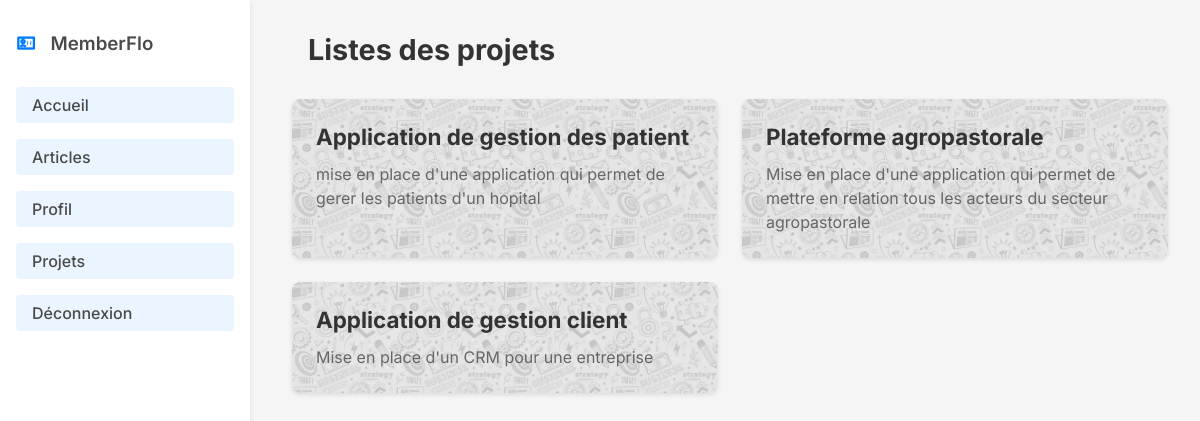
/projet.php (signed in), run on the app's committed database.
### tables this page shows
CREATE TABLE `projets` (
  `id_projet` int NOT NULL,
  `nom_projet` varchar(255) NOT NULL,
  `description` varchar(255) NOT NULL,
  `create_at` date NOT NULL
);

### projet.php (the view, shortened to what this page needs)
<?php
require 'config.php';
if ($_SESSION['role']=='chef'):
    $stmt = $pdo->query("SELECT * FROM projets");
    $projets = $stmt->fetchAll(PDO::FETCH_ASSOC);
else:
    $idt=$_SESSION['user_id'];
    $stmt = $pdo->query("SELECT projets.id_projet, projets.nom_projet, projets.description
        FROM projets
        JOIN tache ON projets.id_projet = tache.id_projet
        JOIN users ON tache.id = users.id
        WHERE users.id = $idt
        GROUP BY projets.id_projet");
    $projets = $stmt->fetchAll(PDO::FETCH_ASSOC);
endif;
include 'squelette.php'
?>
    <main>
        <div class="modif">
             <h1 style="margin-left:1rem;">Listes des projets</h1>
        </div>
        <div id="afficherProjet" class="art">
           <?php foreach($projets as $projet) { ?>
                <a class="art-item" style="cursor: pointer; text-decoration:none; color:black" href="tache.php?id_projet=<?php echo htmlspecialchars($projet['id_projet']); ?>">
                    <h2><?php echo htmlspecialchars($projet['nom_projet']); ?></h2>
                    <p><?php echo htmlspecialchars($projet['description']); ?></p>
                </a>
            <?php } ?>
        </div>
    </main>
</body>
</html>

### squelette.php (shortened to what this page needs)
<!DOCTYPE html>
<html lang="fr">
<head>
    <link rel="stylesheet" href="style.css">
    <link href="https://cdn.jsdelivr.net/npm/remixicon@4.3.0/fonts/remixicon.css" rel="stylesheet" />
    <link rel="stylesheet" href="https://cdnjs.cloudflare.com/ajax/libs/emojione/3.1.0/assets/css/emojione.min.css" />
</head>
<body>
    <header>
        <nav>
            <h3 href="#" class="logo"><i class="ri-pass-pending-line" style="color:#007BFF"></i>MemberFlo</h3>
            <ul>
                <li><a href="index.php">Accueil</a></li>
                <li><a href="articles.php">Articles</a></li>
                <li><a href="profile.php">Profil</a></li>
                <li><a href="projet.php">Projets</a></li>
                <li><a href="logout.php">Déconnexion</a></li>
            </ul>
        </nav>
    </header>

### style.css (style rules this page uses)
* { margin: 0; padding: 0; box-sizing: border-box; }
body { font-family: 'Inter', sans-serif; background-color: #F5F5F5; color: #333; display: flex; }
header { background-color: #FFFFFF; box-shadow: 0 2px 4px rgba(0, 0, 0, 0.1); width: 250px; height: 100vh; position: fixed; display: flex; flex-direction: column; justify-content: space-between; padding: 2rem 1rem; }
.logo { color: #4A4A4A; font-weight: 600; text-align: center; margin-bottom: 2rem; display: inline-flex; column-gap: 15px; align-items: center; }
nav ul { list-style-type: none; padding: 0; }
nav ul li { margin-bottom: 1rem; }
nav ul li a { color: #4A4A4A; text-decoration: none; font-weight: 500; display: block; padding: 0.5rem 1rem; border-radius: 4px; background-color: #007bff14; transition: background-color 0.3s, color 0.3s; }
main { margin-left: 260px; padding: 2rem; width: calc(100% - 260px); min-height: 100vh; }
.modif { display: flex; justify-content: space-between; align-items: center; margin-bottom: 2rem; }
h1 { font-size: 1.5rem; color: #333; }
.modif h1 { font-size: 1.8rem; color: #333; margin: 0; }
.art { display: grid; grid-template-columns: repeat(auto-fill, minmax(300px, 1fr)); gap: 1.5rem; }
.art-item { background: url('deu.jpg') no-repeat center center/cover; border-radius: 8px; padding: 1.5rem; box-shadow: 0 2px 4px rgba(0, 0, 0, 0.1); transition: transform 0.3s, box-shadow 0.3s; }
.art-item h2 { font-size: 1.4rem; color: #333; margin-bottom: 0.75rem; }
.art-item p { font-size: 1rem; color: #666; line-height: 1.5; }

### data on the page
projets: nom_projet "Application de gestion des patient", description "mise en place d'une application qui permet de gerer les patients d'un hopital"
projets: nom_projet "Plateforme agropastorale", description "Mise en place d'une application qui permet de mettre en relation tous les acteurs du secteur agropastorale"
projets: nom_projet "Application de gestion client", description "Mise en place d'un CRM pour une entreprise"
